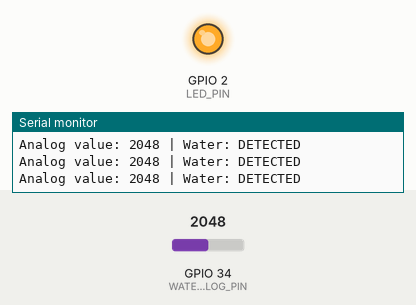
Bench run of a sketch on a simulated ESP32. On the bench: output pins drawn as LEDs (lit = HIGH), the last lines printed to the serial monitor. Inputs (shaded band) come from the test bench; at power-on: GPIO 34 (WATER_ANALOG_PIN) = 2048. WiFi joins after 1.5 s; servers stay silent unless stated; the local clock reads 2024-03-15 10:24:30 at power-on unless the sketch sets it; no MQTT or app messages arrive unless stated.

Above: at 2.7 s.
2.8 s: GPIO 34 (WATER_ANALOG_PIN) set to 527
4.5 s: GPIO 34 (WATER_ANALOG_PIN) set to 457
At 5.9 s:
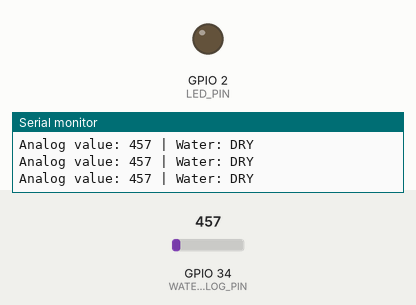
6.2 s: GPIO 34 (WATER_ANALOG_PIN) set to 640
At 7.6 s:
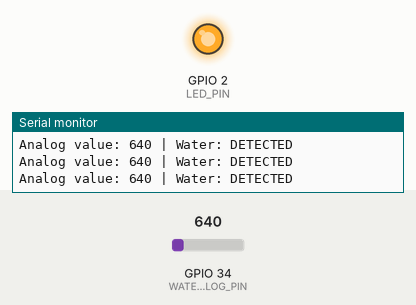
7.9 s: GPIO 34 (WATER_ANALOG_PIN) set to 491
At 9.5 s:
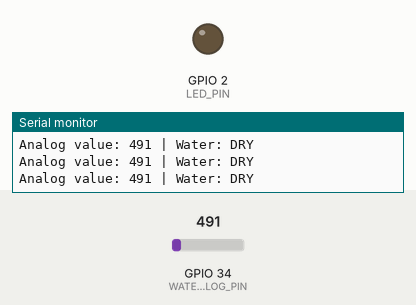
Timing chart, 0 to 10.6 s (numbered marks = the images above; inputs shaded):
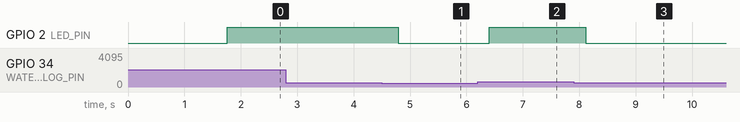

The sketch:

esp32-01-water.ino
```cpp
#include <WiFi.h>
#include <PubSubClient.h>
#include <time.h>

// WiFi
const char* WIFI_SSID = "WiFi-SSID";
const char* WIFI_PASSWORD = "WiFi-Password";

// MQTT
const char* MQTT_SERVER = "RaspberryPi-Ip-Address";
const int MQTT_PORT = 1883;
const char* MQTT_TOPIC = "iot/esp32-01/water";
const char* DEVICE_ID = "esp32-01";

// Time
const char* NTP_SERVER = "pool.ntp.org";
const char* STOCKHOLM_TZ = "CET-1CEST,M3.5.0,M10.5.0/3";

// Water sensor
const int WATER_ANALOG_PIN = 34;
const int LED_PIN = 2;
const int WET_THRESHOLD_ON = 600;
const int WET_THRESHOLD_OFF = 500;
const int DEBOUNCE_SAMPLES = 3;
const unsigned long SAMPLE_DELAY_MS = 100;
const unsigned long POST_INTERVAL_MS = 3000;

// MQTT client
WiFiClient espClient;
PubSubClient mqttClient(espClient);

// Water state
bool waterDetected = false;
int wetSamples = 0;
int drySamples = 0;
unsigned long lastPostMs = 0;

void connectWiFi() {
  WiFi.mode(WIFI_STA);
  WiFi.begin(WIFI_SSID, WIFI_PASSWORD);

  Serial.print("Connecting to WiFi");

  while (WiFi.status() != WL_CONNECTED) {
    delay(500);
    Serial.print(".");
  }

  Serial.println();
  Serial.println("WiFi connected.");

  Serial.print("ESP32 IP: ");
  Serial.println(WiFi.localIP());

  configTzTime(STOCKHOLM_TZ, NTP_SERVER);

  struct tm timeInfo;

  while (!getLocalTime(&timeInfo)) {
    Serial.println("Waiting for NTP time...");
    delay(500);
  }

  Serial.println("NTP time synchronized.");
}

void connectMQTT() {
  while (!mqttClient.connected()) {

    Serial.print("Connecting to MQTT...");

    String clientId = DEVICE_ID;
    clientId += "-";
    clientId += String((uint32_t)ESP.getEfuseMac(), HEX);

    if (mqttClient.connect(clientId.c_str())) {
      Serial.println("connected.");
    } else {
      Serial.print("failed, state=");
      Serial.println(mqttClient.state());
      delay(2000);
    }
  }
}

void updateLeakState(int analogValue) {

  bool aboveOnThreshold =
      analogValue >= WET_THRESHOLD_ON;

  bool belowOffThreshold =
      analogValue <= WET_THRESHOLD_OFF;

  if (!waterDetected) {

    if (aboveOnThreshold) {
      wetSamples++;
    } else {
      wetSamples = 0;
    }

    if (wetSamples >= DEBOUNCE_SAMPLES) {
      waterDetected = true;
      wetSamples = 0;

      Serial.println("WATER DETECTED!");
    }

  } else {

    if (belowOffThreshold) {
      drySamples++;
    } else {
      drySamples = 0;
    }

    if (drySamples >= DEBOUNCE_SAMPLES) {
      waterDetected = false;
      drySamples = 0;

      Serial.println("Water cleared.");
    }
  }
}

String getTimestamp() {

  struct tm timeInfo;

  if (!getLocalTime(&timeInfo)) {
    return "";
  }

  char timestampBuffer[32];

  strftime(
      timestampBuffer,
      sizeof(timestampBuffer),
      "%Y-%m-%dT%H:%M:%S%z",
      &timeInfo
  );

  String timestamp(timestampBuffer);

  timestamp =
      timestamp.substring(0, timestamp.length() - 2)
      + ":"
      + timestamp.substring(timestamp.length() - 2);

  return timestamp;
}

void publishMeasurement() {

  String timestamp = getTimestamp();

  String payload = "{";

  payload += "\"deviceId\":\"";
  payload += DEVICE_ID;

  payload += "\",\"measurement\":\"water\"";

  payload += ",\"value\":";
  payload += waterDetected ? "1" : "0";

  payload += ",\"unit\":\"boolean\"";

  payload += ",\"timestamp\":\"";
  payload += timestamp;
  payload += "\"";

  payload += "}";

  Serial.println("Publishing MQTT:");
  Serial.println(payload);

  bool success =
      mqttClient.publish(
          MQTT_TOPIC,
          payload.c_str()
      );

  if (success) {
    Serial.println("MQTT message sent successfully.");
  } else {
    Serial.println("MQTT message failed.");
  }
}

void setup() {

  Serial.begin(115200);

  pinMode(WATER_ANALOG_PIN, INPUT);
  pinMode(LED_PIN, OUTPUT);

  digitalWrite(LED_PIN, LOW);

  Serial.println();
  Serial.println("==============================");
  Serial.println("ESP32 #1 Water Sensor MQTT");
  Serial.println("==============================");

  connectWiFi();

  mqttClient.setServer(
      MQTT_SERVER,
      MQTT_PORT
  );
}

void loop() {

  if (!mqttClient.connected()) {
    connectMQTT();
  }

  mqttClient.loop();

  int analogValue =
      analogRead(WATER_ANALOG_PIN);

  updateLeakState(analogValue);

  digitalWrite(
      LED_PIN,
      waterDetected ? HIGH : LOW
  );

  Serial.print("Analog value: ");
  Serial.print(analogValue);

  Serial.print(" | Water: ");

  Serial.println(
      waterDetected
          ? "DETECTED"
          : "DRY"
  );

  if (millis() - lastPostMs >= POST_INTERVAL_MS) {

    lastPostMs = millis();

    publishMeasurement();
  }

  delay(SAMPLE_DELAY_MS);
}
```

Measured:
- the behaviour switches between 501 and 500 on GPIO 34 (WATER_ANALOG_PIN) (found by bisection; images 0 and 1)
- after the input at 4.5 s, GPIO 2 (LED_PIN): HIGH → LOW after 0.29 s
- after the input at 6.2 s, GPIO 2 (LED_PIN): LOW → HIGH after 0.21 s
- after the input at 7.9 s, GPIO 2 (LED_PIN): HIGH → LOW after 0.21 s
